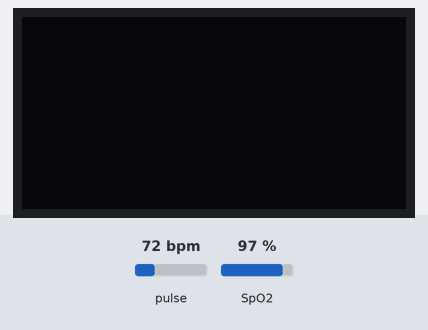
This sketch was run on a simulated ESP8266 (NodeMCU). On the bench: 128×64 one-colour display. The test bench sets the inputs (shaded band); at power-on: pulse 72 bpm, SpO2 97 %. The OLED is the two-colour kind (top 16 rows yellow); WiFi joins after 1.5 s; servers stay silent unless stated; what the sketch prints to the serial monitor is not drawn.

Above: at 3.0 s.
3.1 s: pulse set to 42 bpm
At 6.0 s:
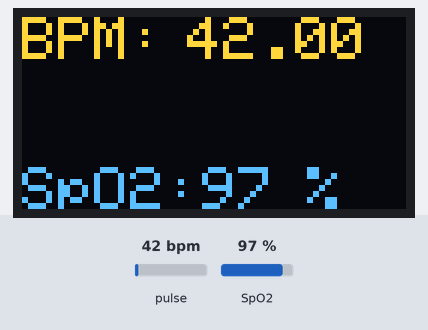
6.3 s: SpO2 set to 80 %
At 8.4 s:
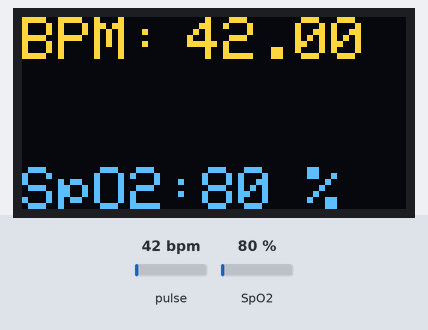
9.3 s: pulse set to 70 bpm
At 11.8 s:
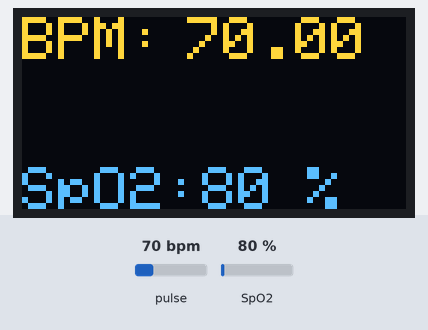
12.3 s: SpO2 set to 85 %
At 14.1 s:
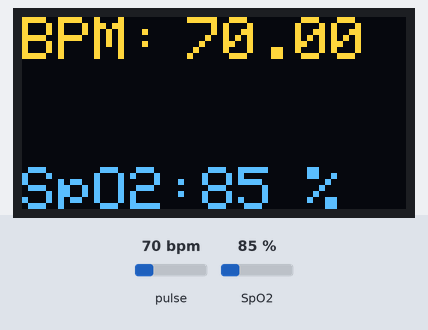
Timing chart, 0 to 15.6 s (numbered marks = the images above; inputs shaded):
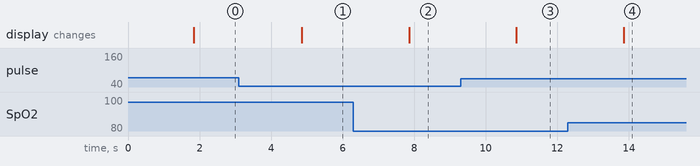

The sketch:

Wireless_Pulse_Oximeter.ino
```cpp
#define BLYNK_TEMPLATE_ID "TMPLcYhz2NBA"
#define BLYNK_DEVICE_NAME "WIFI OXIMETER"
#define BLYNK_AUTH_TOKEN "7SQu5AJ1b2YIsFOM0vyIV2FAYpHAN68q"

//Wire.h will allow us to communicate through the I2C protocol.
#include <Wire.h>
#include <Adafruit_GFX.h>
#include <Adafruit_SSD1306.h>
#include <ESP8266WiFi.h>
#include <BlynkSimpleEsp8266.h>
#include "MAX30100_PulseOximeter.h"
#include <SimpleTimer.h>
#include <ESP8266WiFi.h>
#include <BlynkSimpleEsp8266.h>


char auth[] = "7SQu5AJ1b2YIsFOM0vyIV2FAYpHAN68q";


/* WiFi credentials */
char ssid[] = "Nidhee";
char pass[] = "nidhee1243";

#define REPORTING_PERIOD_MS     1300        // is defined to delay the measurements
SimpleTimer timer;

PulseOximeter pox;                          // object is created
uint32_t tsLastReport = 0;                 // is created to store the time at which the last beat occurred.

void onBeatDetected()                      //a callback routine is defined which is executed when a pulse is detected
{
     Serial.println("Beat!");
}

// for the OLED display

#define SCREEN_WIDTH 128 // OLED display width, in pixels
#define SCREEN_HEIGHT 64 // OLED display height, in pixels

//Next, we will initialize the display by creating an object of Adafruit_SSD1306 and specifying the width, height, I2C instance (&Wire), and -1 as parameters inside it.’ -1′ specifies that the OLED display which we are using does not have a RESET pin.
//If you are using the RESET pin then specify the GPIO through which you are connecting it with your development board.
#define OLED_RESET     -1 // Reset pin # (or -1 if sharing Arduino reset pin)


Adafruit_SSD1306 display(SCREEN_WIDTH, SCREEN_HEIGHT, &Wire, OLED_RESET);
void setup()
{
    Serial.begin(115200);
    Blynk.begin(auth, ssid, pass);
    // initialize with the I2C addr 0x3C
    display.begin(SSD1306_SWITCHCAPVCC, 0x3C);
    Serial.print("Initializing pulse oximeter..");


    // Initialize the PulseOximeter instance
    // Failures are generally due to an improper I2C wiring, missing power supply
    // or wrong target chip


    //function call makes sure that we can communicate with the sensor. begin() function returns 1 on success (or 0 if it fails)
    //It also configures the MAX30100 to begin collecting data

    if (!pox.begin()) {
        Serial.println("FAILED");
        for(;;);
    } else {
        Serial.println("SUCCESS");
        digitalWrite(1,HIGH);
    }

    //function sets the current through the IR LED. The following line sets the current of 24mA through the IR LED.
    //set the LED current to a lower value than 50mA
     pox.setIRLedCurrent(MAX30100_LED_CURR_24MA);

    // Register a callback for the beat detection
    pox.setOnBeatDetectedCallback(onBeatDetected);

   timer.setInterval(3000L, getSendData);

 //we will clear the buffer by using clearDisplay() on the Adafruit_SSD1306 object.
     display.clearDisplay();
     display.setTextColor(WHITE);
}

void loop()
{

  timer.run(); // Initiates SimpleTimer
  Blynk.run();
// Make sure to call update as fast as possible
//In the main loop, the biometric data is collected from the MAX30100 sensor with the update() function. It actually pulls data in from sensor FIFO.
pox.update();
    if (millis() - tsLastReport > REPORTING_PERIOD_MS) {


  // to android cell phone application
        Serial.print("BPM: ");
        Serial.print(pox.getHeartRate());
        //blue.println("\n");

        Serial.print("SpO2: ");
        Serial.print(pox.getSpO2());
        Serial.print("%");
        Serial.println("\n");

Blynk.virtualWrite(V7,pox.getHeartRate() );
Blynk.virtualWrite(V8,pox.getSpO2());

 //For this we use millis() instead of delay(). Since delay() pauses the entire code, we cannot get the updated measurement.
        tsLastReport = millis();

    }


}

void getSendData()
{


// Oled display
  display.clearDisplay();
  // display R G B Values
  display.setTextSize(2);
  display.setCursor(0,0); // column row
  display.print("BPM:");

  display.setTextSize(2);
  display.setCursor(55, 0);
  display.print(pox.getHeartRate());

    display.setTextSize(2);
  display.setCursor(0,50);
  display.print("SpO2:");

  display.setTextSize(2);
  display.setCursor(60, 50);
  display.print(pox.getSpO2());
   display.setCursor(95, 50);
  display.print("%");
 display.display();
}
```

Measured:
- after the input at 3.1 s, the display: changes after 1.8 s (image 1)
- after the input at 6.3 s, the display: changes after 1.6 s (image 2)
- after the input at 9.3 s, the display: changes after 1.6 s (image 3)
- after the input at 12.3 s, the display: changes after 1.6 s (image 4)
